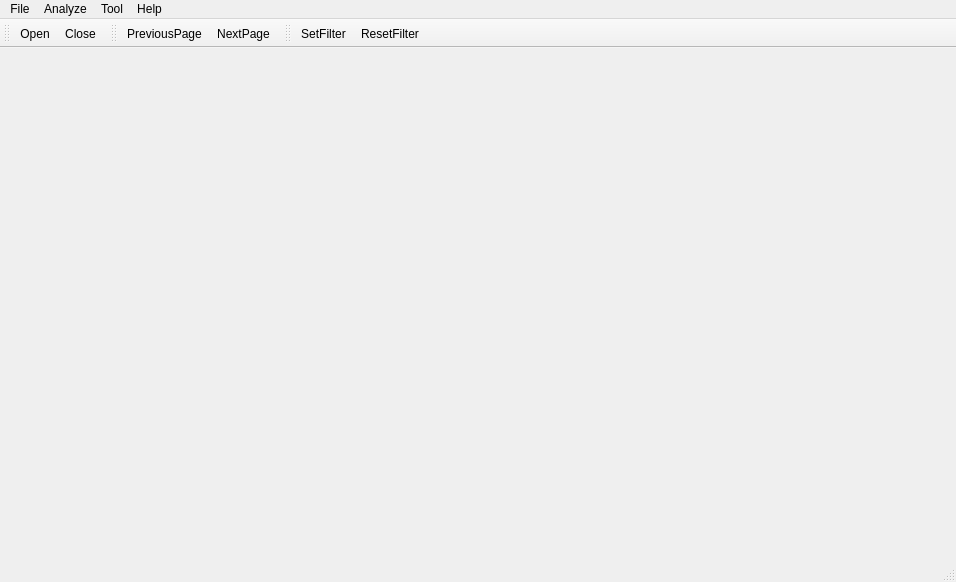
<?xml version="1.0" encoding="UTF-8"?>
<ui version="4.0">
 <class>EeMainWindowClass</class>
 <widget class="QMainWindow" name="EeMainWindowClass">
  <property name="geometry">
   <rect>
    <x>0</x>
    <y>0</y>
    <width>956</width>
    <height>582</height>
   </rect>
  </property>
  <property name="windowTitle">
   <string>EeMainWindow</string>
  </property>
  <widget class="QWidget" name="centralWidget"/>
  <widget class="QMenuBar" name="menuBar">
   <property name="geometry">
    <rect>
     <x>0</x>
     <y>0</y>
     <width>956</width>
     <height>21</height>
    </rect>
   </property>
   <widget class="QMenu" name="menuFile">
    <property name="title">
     <string>File</string>
    </property>
    <addaction name="actionOpen"/>
    <addaction name="actionClose"/>
    <addaction name="separator"/>
    <addaction name="actionExit"/>
   </widget>
   <widget class="QMenu" name="menuAnalyze">
    <property name="title">
     <string>Analyze</string>
    </property>
   </widget>
   <widget class="QMenu" name="menuTool">
    <property name="title">
     <string>Tool</string>
    </property>
    <addaction name="actionOptions"/>
   </widget>
   <widget class="QMenu" name="menuHelp">
    <property name="title">
     <string>Help</string>
    </property>
    <addaction name="actionAbout"/>
    <addaction name="actionAboutQt"/>
   </widget>
   <addaction name="menuFile"/>
   <addaction name="menuAnalyze"/>
   <addaction name="menuTool"/>
   <addaction name="menuHelp"/>
  </widget>
  <widget class="QToolBar" name="fileToolBar">
   <attribute name="toolBarArea">
    <enum>TopToolBarArea</enum>
   </attribute>
   <attribute name="toolBarBreak">
    <bool>false</bool>
   </attribute>
   <addaction name="actionOpen"/>
   <addaction name="actionClose"/>
  </widget>
  <widget class="QStatusBar" name="statusBar"/>
  <widget class="QToolBar" name="browseToolBar">
   <property name="windowTitle">
    <string>toolBar</string>
   </property>
   <attribute name="toolBarArea">
    <enum>TopToolBarArea</enum>
   </attribute>
   <attribute name="toolBarBreak">
    <bool>false</bool>
   </attribute>
   <addaction name="actionPreviousPage"/>
   <addaction name="actionNextPage"/>
  </widget>
  <widget class="QToolBar" name="filterToolBar">
   <property name="windowTitle">
    <string>toolBar_2</string>
   </property>
   <attribute name="toolBarArea">
    <enum>TopToolBarArea</enum>
   </attribute>
   <attribute name="toolBarBreak">
    <bool>false</bool>
   </attribute>
   <addaction name="actionSetFilter"/>
   <addaction name="actionResetFilter"/>
  </widget>
  <action name="actionOpen">
   <property name="icon">
    <iconset resource="EagleEye.qrc">
     <normaloff>:/images/open.png</normaloff>:/images/open.png</iconset>
   </property>
   <property name="text">
    <string>&amp;Open</string>
   </property>
  </action>
  <action name="actionClose">
   <property name="icon">
    <iconset resource="EagleEye.qrc">
     <normaloff>:/images/close.png</normaloff>:/images/close.png</iconset>
   </property>
   <property name="text">
    <string>&amp;Close</string>
   </property>
  </action>
  <action name="actionExit">
   <property name="text">
    <string>&amp;Quit</string>
   </property>
  </action>
  <action name="actionAbout">
   <property name="text">
    <string>About</string>
   </property>
  </action>
  <action name="actionAboutQt">
   <property name="text">
    <string>About Qt</string>
   </property>
  </action>
  <action name="actionNextPage">
   <property name="icon">
    <iconset resource="EagleEye.qrc">
     <normaloff>:/images/next.png</normaloff>:/images/next.png</iconset>
   </property>
   <property name="text">
    <string>NextPage</string>
   </property>
  </action>
  <action name="actionPreviousPage">
   <property name="icon">
    <iconset resource="EagleEye.qrc">
     <normaloff>:/images/back.png</normaloff>:/images/back.png</iconset>
   </property>
   <property name="text">
    <string>PreviousPage</string>
   </property>
  </action>
  <action name="actionSetFilter">
   <property name="icon">
    <iconset resource="EagleEye.qrc">
     <normaloff>:/images/filter_add.png</normaloff>:/images/filter_add.png</iconset>
   </property>
   <property name="text">
    <string>SetFilter</string>
   </property>
  </action>
  <action name="actionResetFilter">
   <property name="icon">
    <iconset resource="EagleEye.qrc">
     <normaloff>:/images/filter_delete.png</normaloff>:/images/filter_delete.png</iconset>
   </property>
   <property name="text">
    <string>ResetFilter</string>
   </property>
  </action>
  <action name="actionOptions">
   <property name="text">
    <string>Options...</string>
   </property>
  </action>
 </widget>
 <layoutdefault spacing="6" margin="11"/>
 <resources>
  <include location="EagleEye.qrc"/>
 </resources>
 <connections/>
</ui>
